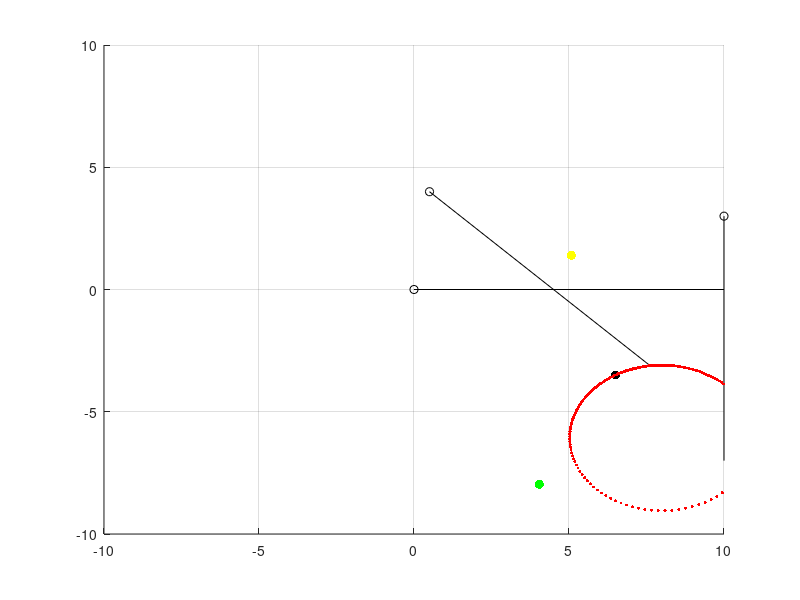

Reproduce this figure in MATLAB. (Note: this script raises an error after producing the figure.)
%M+K Circle Plotting, Dyad Pair Solution
%
% Authors: Sean Mather
%
% Date:    July 28, 2025


% Create a density plot %

clear; clc; close all;

%% Prescribed Variables %%
x=-45:.01:45;
dtor = pi/180;
rtod = 180/pi;


%Displacement Vectors:
delta(2) = 0.5+ 4i; %Vector from P1 to P2
delta(3) = 10 + 3i; %Vector from P1 to P3

%Identify PPs
pps(1) = 0+0*1i;
pps(2) = real(delta(2))+imag(delta(2))*1i;
pps(3) = real(delta(3))+imag(delta(3))*1i;


%Set Beta2 and Beta3 (These are only initial values if using loops)
beta2in= 15*dtor; 
beta3in= (20)*dtor;

%Or, instead of using PPs, set Alphas:
alpha(1)=0;
alpha(2)= -45*dtor; %Moving plane rotation from P1 to P2
alpha(3)= -90*dtor; %Moving plane rotatioquivern from P1 to P3

%% Plot Settings
solid = 0; % Circles are either solid or individual points. 1 for solid. 
Von = 0; %Vectors on for Beta3 loops, vectors off (0) forr_ Beta2 loops
firstonly = 0; %1 for only showing vectors on first loop
plotrad = 1; %1 to generate plot of the circle radius for different Beta 2
beta2loops = 180;%3
beta3loops = 180;%2515/2; 

%% Define Pole Locations
%%%%%%%%%%%%%%%%%%%%%%%%%%%%%%%%%%%%%%%%%%%%%%%%%%%%%%%%%%%%%%%%%%%%%%%
% Displacement vector calculation if using PPs
%delta(1) = pps(2) - pps(1); % PP displacement from PP1 to PP2
%delta(2) = pps(3) - pps(1); % PP displacement from PP1 to PP3
%(y-ymid)=m*(x-xmid)

%Start Calculations: 

%Find Pole Locations: 
P12=delta(2)/(1-exp(1i*alpha(2)));
P13=delta(3)/(1-exp(1i*alpha(3)));
P23=((delta(3)*exp(1i*alpha(2)))-(delta(2)*exp(1i*alpha(3))))/(exp(1i*alpha(2))-exp(1i*alpha(3)));
P23pB = -(delta(3)-delta(2))/(exp(1i*alpha(3))-exp(1i*alpha(2)));

%Find Image Pole P23'
yintercept=((real(P13)*imag(P12)-real(P12)*imag(P13))/(real(P13)-real(P12)));
P12P13Slope=((imag(P13)-imag(P12))/(real(P13)-real(P12)));
P12P13Line= x*P12P13Slope+yintercept;
d = (real(P23) + (imag(P23) - yintercept)*P12P13Slope)/(1 + P12P13Slope^2);
P23p=(2*d - real(P23))+1i*(2*d*P12P13Slope - imag(P23) + 2*yintercept);


%% Draw Figure
text = sprintf('Solution Dyads');
figure('Position', [10 50 800 600], 'Name', text,'NumberTitle', 'off'); 
%figure()
hold on;
grid on;
xlim([-10,10]);
ylim([-10,10]);
V=axis;
scale=(V(2)-V(1))/2;

quiver(0,0,1,0,scale,'ok');
quiver(real(delta(2)),imag(delta(2)),real(exp(alpha(2)*1i)),imag(exp(alpha(2)*1i)),scale,'ok'); 
quiver(real(delta(3)),imag(delta(3)),real(exp(alpha(3)*1i)),imag(exp(alpha(3)*1i)),scale,'ok');

plot(real(P23p),imag(P23p),'.','MarkerSize',20,'Color','m')
plot(real(P23),imag(P23),'.','MarkerSize',20,'Color','g')
plot(real(P13),imag(P13),'.','MarkerSize',20,'Color','k')
plot(real(P12),imag(P12),'.','MarkerSize',20,'Color','y')

dataM = zeros(beta3loops,2);
dataK = zeros(beta3loops,2);
r_array = zeros(beta2loops,1);
distance_array = zeros(beta2loops+1,beta3loops/10+1);


%Use distance between poles, interior angle, and trig to solve for radius
%rather than circle system. 

%% Plot
for m=1:beta2loops%1:1:360
    beta2 = (2*m-180)*dtor+beta2in;
    %beta2 = beta2in + 2*pi*(m-1)/beta2loops;
    %beta2 = (m-1)*dtor+beta2in;
    
    for n=1:beta3loops%1:1:360
            beta3 = (2*n-180.1)*dtor; %
            %beta3 = beta3in + 2*pi*(n-1)/beta3loops;%+ .0025*(n-1)*2;
            %beta3 = beta3in + 1*dtor*(n-1);
            %beta3 = (0.5*n-1)*dtor+beta3in;
            
            A = [exp(1i*beta2)-1, exp(1i*alpha(2))-1; exp(1i*beta3)-1, exp(1i*alpha(3))-1];
            B = [delta(2); delta(3)];
            X=A\B;
            W(m,n)=X(1);
            Z(m,n)=X(2);
            
                if(n == 1)
                    distance_array(1,1,m) = beta2*rtod;
                    pminus1 = pps(1)-X(2)-X(1); %On the first pass, set previous as 1st point
                else
                    pcurrent = pps(1)-X(2)-X(1);
                    distance_array(n,2,m) = beta3*rtod;
                    distance_array(n,3,m) = sqrt(real(pcurrent-pminus1)^2+imag(pcurrent-pminus1)^2);
                    pminus1 = pcurrent; %Replace the logged point with the current point
                    
                end

            if(solid == 1)
                dataM(n,:) = [-real(Z(m,n)+W(m,n)),-imag(Z(m,n)+W(m,n))];
                dataK(n,:) = [-real(Z(m,n)),-imag(Z(m,n))];

                if(n == 3)
                  circdatM = findcircle(dataM(1,1),dataM(1,2),dataM(2,1),dataM(2,2),dataM(3,1),dataM(3,2));
                  circdatK = findcircle(dataK(1,1),dataK(1,2),dataK(2,1),dataK(2,2),dataK(3,1),dataK(3,2));
                  %drawcircle(circdatM,1);
                  %drawcircle(circdatK,2);
                end
            
           
            else
                plot(-real(Z(m,n)), -imag(Z(m,n)),'.','Markersize',7, 'Color', 'r'); %Moving
                %plot(-real(Z(m,n))-real(W(m,n)),-imag(Z(m,n))-imag(W(m,n)), '.','Markersize',7,'Color', 'b'); %Ground
            end
            
            if Von==1
               plot([0, -real(Z(m,n))],[0,-imag(Z(m,n))],'r'); %Moving Pivot Circle and coupler are red
               plot([-real(Z(m,n)), -real(Z(m,n))-real(W(m,n))], [-imag(Z(m,n)), -imag(Z(m,n))-imag(W(m,n))],'b');
               %Ground Pivot Circle and links 2/4 are Blue
               if (firstonly == 1)
                   Von = 0;
               end
            end
            %pause(0.025)
            %fprintf('beta 3 is %f\n',beta3*180/pi)
    
    end
    
    if (solid == 1)
    r_array(m,1) = beta2*rtod;
    r_array(m,2) = abs(sqrt(real(P13-P23)^2+imag(P13-P23)^2)/(2*sin(beta2)));
    end
    
    
    %% Plot second direction
    beta3 = beta3in + 2*pi*(m-1)/beta3loops;
    for p=1:beta3loops
        %beta2 = beta2in +2*pi*(p-1)/beta3loops;%+ .0025*(n-1)*2;
        beta2 = (2*p-180)*dtor+beta2in;
        %beta3 = beta3in + 1*dtor*(n-1);
        A = [exp(1i*beta2)-1, exp(1i*alpha(2))-1; exp(1i*beta3)-1, exp(1i*alpha(3))-1];
        B = [delta(2); delta(3)];
%         X=A\B;
        W(m,p)=X(1);
        Z(m,p)=X(2);

        %dataM(p,:) = [-real(Z(m,p)+W(m,p)),-imag(Z(m,p)+W(m,p))];
        dataK(p,:) = [-real(Z(m,p)),-imag(Z(m,p))];
        plot(-real(Z(m,n)), -imag(Z(m,n)),'.','Markersize',7, 'Color', 'r'); %Moving
        %plot(-real(Z(m,n))-real(W(m,n)),-imag(Z(m,n))-imag(W(m,n)), '.','Markersize',7,'Color', 'b'); %Ground
        if(p == 3)
          circdatM = findcircle(dataM(1,1),dataM(1,2),dataM(2,1),dataM(2,2),dataM(3,1),dataM(3,2));
          circdatK = findcircle(dataK(1,1),dataK(1,2),dataK(2,1),dataK(2,2),dataK(3,1),dataK(3,2));
          %drawcircle(circdatM,1);
          %drawcircle(circdatK,2);
        end
    end
end

plot(real(P23p),imag(P23p),'.','MarkerSize',20,'Color','m')
plot(real(P23),imag(P23),'.','MarkerSize',20,'Color','g')
plot(real(P13),imag(P13),'.','MarkerSize',20,'Color','k')
plot(real(P12),imag(P12),'.','MarkerSize',20,'Color','y')

quiver(0,0,1,0,scale,'ok');
quiver(real(delta(2)),imag(delta(2)),real(exp(alpha(2)*1i)),imag(exp(alpha(2)*1i)),scale,'ok'); 
quiver(real(delta(3)),imag(delta(3)),real(exp(alpha(3)*1i)),imag(exp(alpha(3)*1i)),scale,'ok');

quiver(0,0,1,0,scale,'.k');
quiver(real(delta(2)),imag(delta(2)),real(exp(alpha(2)*1i)),imag(exp(alpha(2)*1i)),scale,'.k'); 
quiver(real(delta(3)),imag(delta(3)),real(exp(alpha(3)*1i)),imag(exp(alpha(3)*1i)),scale,'.k');

legend('PP1','PP2','PP3','Image Pole P23','Pole P23', 'Pole P13','Pole P12');
xlim([-15,15]);
ylim([-15,15]);
axis equal;
hold off;


%% Make plots
if(plotrad==1)
    % figure(2)
    % hold on
    % grid on
    % plot(r_array(1:beta2loops,1), r_array(1:beta2loops,2),'Linewidth',2) %Plot showing radius with respect to beta 2
    % xlabel('Beta 2 (Degrees)')
    % ylabel('Radius')
    % title('Circle Radius Relative to Free Choice Beta 2 Value')
    % hold off

    figure(3)
    hold on
    grid on
    colors = jet(9);
    for i = 1:1:(length(r_array)-1)
        if (mod(i,40) == 0)
            gbeta2 = distance_array(1,1,i);
            rnorm = sqrt(real(P13-P23)^2+imag(P13-P23)^2)/(2*sin(gbeta2*dtor));
            a = i/40;
            %sprintf('B2 = %d',gbeta2)
            legstr{a} = sprintf('B2 = %.2f',gbeta2);

            plot(smooth(distance_array(1:beta2loops,2,i)),smooth(distance_array(1:beta2loops,3,i))/abs(rnorm),'Linewidth',2, 'color',colors(i/40,:)) %Plot showing distance between points for all beta 3 at 10 different beta 2s
            %plot(smooth(distance_array(1:359,2,i)),smooth(distance_array(1:359,3,i)),'Linewidth',2,'color',colors(i/40,:)) %Plot showing distance between points for all beta 3 at 10 different beta 2s

        end
    end
    legend(legstr)
    xlabel('Beta 3 (Degrees)')
    ylabel('Distance (normalized by radius)')
    title('Distance between points given Beta 2 and Beta 3')
    hold off
end


%% Functions

function drawcircle(circdat,circtype)
    r = circdat(1);
    center = [real(circdat(2)),imag(circdat(2))];
    pos = [center-r 2*r 2*r];
    if(circtype == 1)
        rectangle('Position',pos,'Curvature',1,'EdgeColor','b','LineWidth',.1)
        %plot(center(1),center(2),'.','MarkerSize',20,'Color','k')
    elseif(circtype == 2)
        rectangle('Position',pos,'Curvature',1,'EdgeColor','r','LineWidth',.1)
        %plot(center(1),center(2),'.','MarkerSize',10,'Color','b')
    end
        %plot(center(1),center(2),'.','MarkerSize',10,'Color','r')
end





